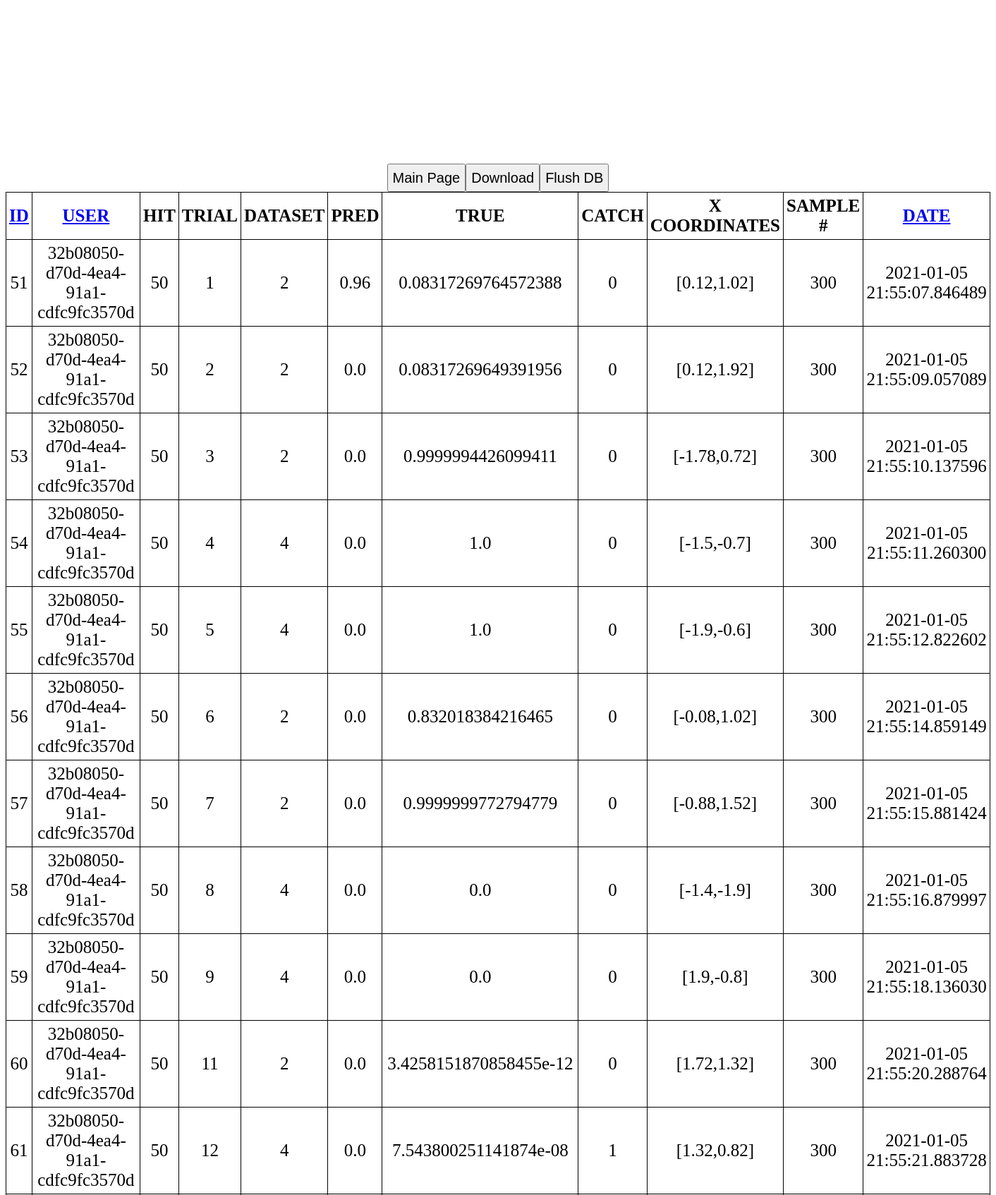
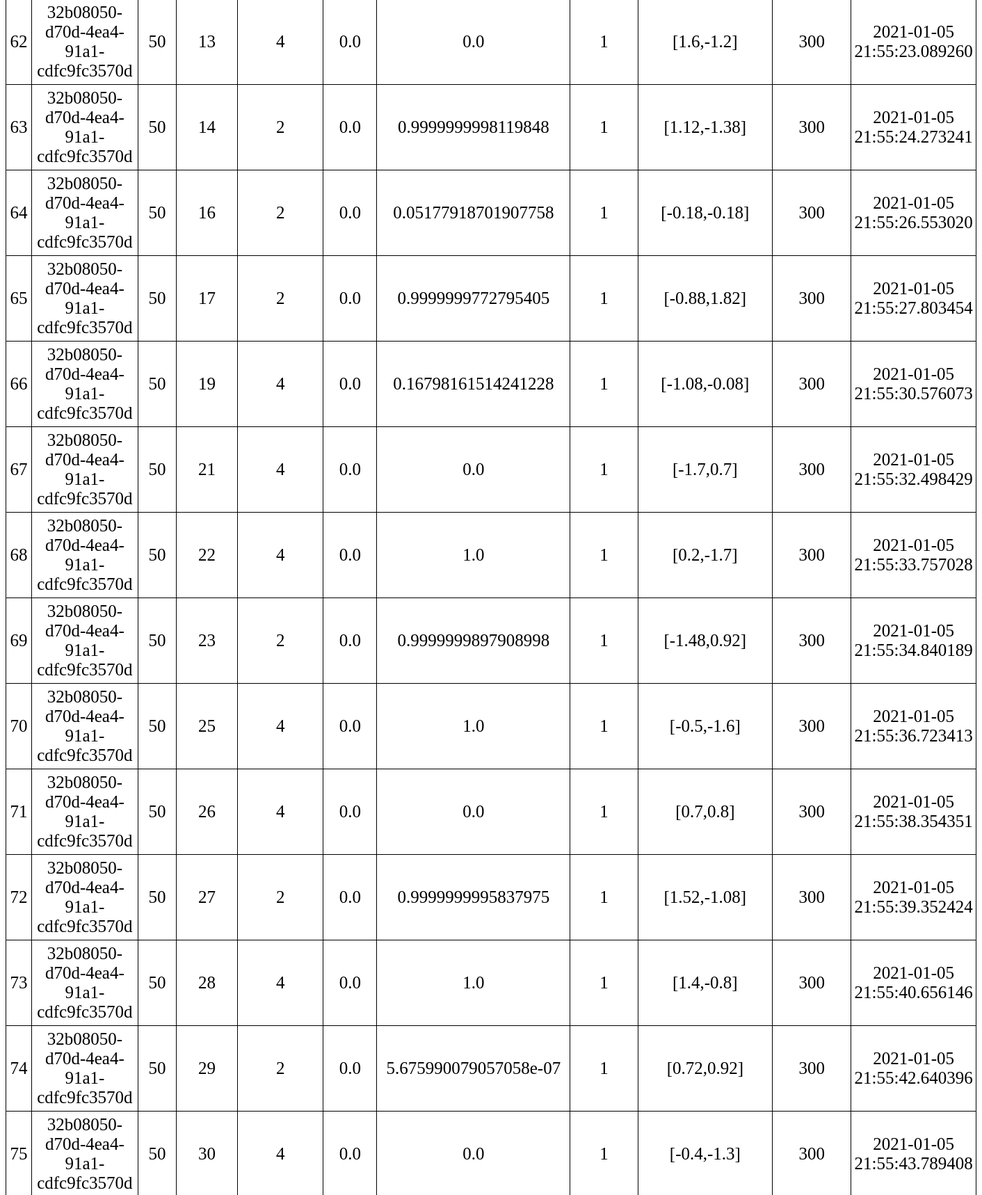
The app's page /read (upper part) with its own data (2 pictures, top to bottom).
### main.py (models this page shows, shortened)
class Todo(db.Model):
    __tablename__ = 'testdb'
    id = db.Column(db.Integer, primary_key=True)
    user = db.Column(db.String(200), default=str(uuid.uuid4()))
    hit = db.Column(db.Integer, default=999)
    trial = db.Column(db.Integer, nullable=False, default=999)
    mtype = db.Column(db.Integer, nullable=False, default=999) #limit # of string
    est = db.Column(db.Float, default=999.)
    real = db.Column(db.Float, default=999.)
    score = db.Column(db.Integer, default=999.)
    date_created = db.Column(db.DateTime, default=datetime.utcnow)
    x = db.Column(db.String, default="999")
    sampleN = db.Column(db.Integer, default=999)

### main.py (the view)
@app.route('/read')
def read():
    tasks = Todo.query.order_by(Todo.user).all()
    return render_template('error.html', tasks=tasks[-1000:])

### main.py (called while the page is built)
@app.after_request
def add_header(response):
    response.cache_control.no_store = True
    response.cache_control.max_age = 0
    response.headers['Cache-Control'] = 'no-store, no-cache, must-revalidate, post-check=0, pre-check=0, max-age=0'
    response.headers['Pragma'] = 'no-cache'
    response.headers['Expires'] = '-1'
    return response

### templates/error.html (shortened to what this page needs)
{% extends 'base.html' %}
{% block body %}
<br><br><br><br><br><br><br><br>
<center>
<table id=report>
    <tr>
        <th><a href="{{url_for('readbyID')}}">ID</a></th>
        <th><a href="{{url_for('read')}}">USER</a></th>
        <th>HIT</th>
        <th>TRIAL</th>
        <th>DATASET</th>
        <th>PRED</th>
        <th>TRUE</th>
        <th>CATCH</th>
        <th>X COORDINATES</th>
        <th>SAMPLE #</th>
        <th><a href="{{url_for('readbyDate')}}">DATE</a></th>
    </tr>
    {% for task in tasks %}
        <tr>
            <td>{{ task.id }}</td>
            <td>{{ task.user }}</td>
            <td>{{ task.hit }}</td>
            <td>{{ task.trial }}</td>
            <td>{{ task.mtype }}</td>
            <td>{{ task.est }}</td>
            <td>{{ task.real }}</td>
            <td>{{ task.score }}</td>
            <td>{{ task.x }}</td>
            <td>{{ task.sampleN }}</td>
            <td>{{ task.date_created }}</td>
        </tr>
    {% endfor %}
<form action='/'>
    <input type="submit" value="Main Page" id="next">
</form>
<form action="/download" enctype="multipart/form-data" method="post">
    <a href="{{ url_for('downloadFile', filename='test.db') }}"><input type="submit" value="Download"></a>
</form>
<form action="/empty">
    <input type="submit" value="Flush DB">
</form>
</center>
{% endblock %}

### templates/base.html (shortened to what this page needs)
<!DOCTYPE html>
<html lang="en">
<head>
</head>
<body>
    {% block body %}{% endblock %}
</body>
</html>

### templates/base.html (style rules this page uses)
#report { border: 0px solid #000000; text-align: center; border-collapse: collapse; }
#report td, th { border: 1px solid #000000; padding: 5px 4px; }
input[type=submit] { height: 2em; font-size: 20px; }
body { font-size: 25px; }

### records on screen
Todo: id "51", user "32b08050-d70d-4ea4-91a1-cdfc9fc3570d", hit "50", trial "1", mtype "2", est "0.96", real "0.08317269764572388", score "0", x "[0.12,1.02]", sampleN "300", date_created "2021-01-05 21:55:07.846489"
Todo: id "52", user "32b08050-d70d-4ea4-91a1-cdfc9fc3570d", hit "50", trial "2", mtype "2", est "0.0", real "0.08317269649391956", score "0", x "[0.12,1.92]", sampleN "300", date_created "2021-01-05 21:55:09.057089"
Todo: id "53", user "32b08050-d70d-4ea4-91a1-cdfc9fc3570d", hit "50", trial "3", mtype "2", est "0.0", real "0.9999994426099411", score "0", x "[-1.78,0.72]", sampleN "300", date_created "2021-01-05 21:55:10.137596"
Todo: id "54", user "32b08050-d70d-4ea4-91a1-cdfc9fc3570d", hit "50", trial "4", mtype "4", est "0.0", real "1.0", score "0", x "[-1.5,-0.7]", sampleN "300", date_created "2021-01-05 21:55:11.260300"
Todo: id "55", user "32b08050-d70d-4ea4-91a1-cdfc9fc3570d", hit "50", trial "5", mtype "4", est "0.0", real "1.0", score "0", x "[-1.9,-0.6]", sampleN "300", date_created "2021-01-05 21:55:12.822602"
Todo: id "56", user "32b08050-d70d-4ea4-91a1-cdfc9fc3570d", hit "50", trial "6", mtype "2", est "0.0", real "0.832018384216465", score "0", x "[-0.08,1.02]", sampleN "300", date_created "2021-01-05 21:55:14.859149"
Todo: id "57", user "32b08050-d70d-4ea4-91a1-cdfc9fc3570d", hit "50", trial "7", mtype "2", est "0.0", real "0.9999999772794779", score "0", x "[-0.88,1.52]", sampleN "300", date_created "2021-01-05 21:55:15.881424"
Todo: id "58", user "32b08050-d70d-4ea4-91a1-cdfc9fc3570d", hit "50", trial "8", mtype "4", est "0.0", real "0.0", score "0", x "[-1.4,-1.9]", sampleN "300", date_created "2021-01-05 21:55:16.879997"
Todo: id "59", user "32b08050-d70d-4ea4-91a1-cdfc9fc3570d", hit "50", trial "9", mtype "4", est "0.0", real "0.0", score "0", x "[1.9,-0.8]", sampleN "300", date_created "2021-01-05 21:55:18.136030"
Todo: id "60", user "32b08050-d70d-4ea4-91a1-cdfc9fc3570d", hit "50", trial "11", mtype "2", est "0.0", real "3.4258151870858455e-12", score "0", x "[1.72,1.32]", sampleN "300", date_created "2021-01-05 21:55:20.288764"
Todo: id "61", user "32b08050-d70d-4ea4-91a1-cdfc9fc3570d", hit "50", trial "12", mtype "4", est "0.0", real "7.543800251141874e-08", score "1", x "[1.32,0.82]", sampleN "300", date_created "2021-01-05 21:55:21.883728"
Todo: id "62", user "32b08050-d70d-4ea4-91a1-cdfc9fc3570d", hit "50", trial "13", mtype "4", est "0.0", real "0.0", score "1", x "[1.6,-1.2]", sampleN "300", date_created "2021-01-05 21:55:23.089260"
Todo: id "63", user "32b08050-d70d-4ea4-91a1-cdfc9fc3570d", hit "50", trial "14", mtype "2", est "0.0", real "0.9999999998119848", score "1", x "[1.12,-1.38]", sampleN "300", date_created "2021-01-05 21:55:24.273241"
Todo: id "64", user "32b08050-d70d-4ea4-91a1-cdfc9fc3570d", hit "50", trial "16", mtype "2", est "0.0", real "0.05177918701907758", score "1", x "[-0.18,-0.18]", sampleN "300", date_created "2021-01-05 21:55:26.553020"
Todo: id "65", user "32b08050-d70d-4ea4-91a1-cdfc9fc3570d", hit "50", trial "17", mtype "2", est "0.0", real "0.9999999772795405", score "1", x "[-0.88,1.82]", sampleN "300", date_created "2021-01-05 21:55:27.803454"
Todo: id "66", user "32b08050-d70d-4ea4-91a1-cdfc9fc3570d", hit "50", trial "19", mtype "4", est "0.0", real "0.16798161514241228", score "1", x "[-1.08,-0.08]", sampleN "300", date_created "2021-01-05 21:55:30.576073"
Todo: id "67", user "32b08050-d70d-4ea4-91a1-cdfc9fc3570d", hit "50", trial "21", mtype "4", est "0.0", real "0.0", score "1", x "[-1.7,0.7]", sampleN "300", date_created "2021-01-05 21:55:32.498429"
Todo: id "68", user "32b08050-d70d-4ea4-91a1-cdfc9fc3570d", hit "50", trial "22", mtype "4", est "0.0", real "1.0", score "1", x "[0.2,-1.7]", sampleN "300", date_created "2021-01-05 21:55:33.757028"
Todo: id "69", user "32b08050-d70d-4ea4-91a1-cdfc9fc3570d", hit "50", trial "23", mtype "2", est "0.0", real "0.9999999897908998", score "1", x "[-1.48,0.92]", sampleN "300", date_created "2021-01-05 21:55:34.840189"
Todo: id "70", user "32b08050-d70d-4ea4-91a1-cdfc9fc3570d", hit "50", trial "25", mtype "4", est "0.0", real "1.0", score "1", x "[-0.5,-1.6]", sampleN "300", date_created "2021-01-05 21:55:36.723413"
Todo: id "71", user "32b08050-d70d-4ea4-91a1-cdfc9fc3570d", hit "50", trial "26", mtype "4", est "0.0", real "0.0", score "1", x "[0.7,0.8]", sampleN "300", date_created "2021-01-05 21:55:38.354351"
Todo: id "72", user "32b08050-d70d-4ea4-91a1-cdfc9fc3570d", hit "50", trial "27", mtype "2", est "0.0", real "0.9999999995837975", score "1", x "[1.52,-1.08]", sampleN "300", date_created "2021-01-05 21:55:39.352424"
Todo: id "73", user "32b08050-d70d-4ea4-91a1-cdfc9fc3570d", hit "50", trial "28", mtype "4", est "0.0", real "1.0", score "1", x "[1.4,-0.8]", sampleN "300", date_created "2021-01-05 21:55:40.656146"
Todo: id "74", user "32b08050-d70d-4ea4-91a1-cdfc9fc3570d", hit "50", trial "29", mtype "2", est "0.0", real "5.675990079057058e-07", score "1", x "[0.72,0.92]", sampleN "300", date_created "2021-01-05 21:55:42.640396"
Todo: id "75", user "32b08050-d70d-4ea4-91a1-cdfc9fc3570d", hit "50", trial "30", mtype "4", est "0.0", real "0.0", score "1", x "[-0.4,-1.3]", sampleN "300", date_created "2021-01-05 21:55:43.789408"
